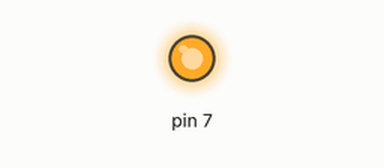
A program run on a simulated Raspberry Pi (header pin numbers). Parts: output pins drawn as LEDs (lit = HIGH). At 0.0 s the program stops and its outputs stay as they are.

Above: at 0.1 s.
Timing chart, 0 to 1.5 s (numbered marks = the images above):
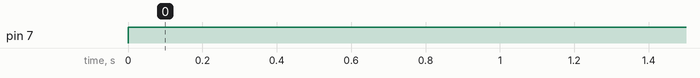

The program:

LED.py
```python
# This code assumes that you will use the LED with another code in which case you can
# just call the function to have the led on/off when required
# first we need to import the libraries that are needed to turn the led on and off

import RPi.GPIO as GPIO

#do not do this if you have already done it with another code recipe you're combining
#clear up the current board setup.
GPIO.cleanup()
#set the RPi to use the RPi board pin numbers
GPIO.setmode(GPIO.BOARD)

#Now we will set the pin number we will use to send the signal to the LED
GPIO.setup(7, GPIO.OUT)

#Set the LED on... Turn to False to command it off again.
GPIO.output(7, True)
```

Measured:
- by itself, pin 7: LOW → HIGH at 0.00 s
